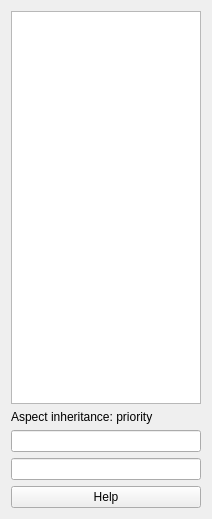
              <widget class="QWidget" name="aspectrulem1">
               <property name="geometry">
                <rect>
                 <x>0</x>
                 <y>0</y>
                 <width>212</width>
                 <height>519</height>
                </rect>
               </property>
               <attribute name="label">
                <string>Aspectrule</string>
               </attribute>
               <layout class="QVBoxLayout" name="verticalLayout_11">
                <item>
                 <widget class="QTableView" name="tvaspectruleviewm1">
                  <property name="dragDropOverwriteMode">
                   <bool>false</bool>
                  </property>
                  <property name="alternatingRowColors">
                   <bool>true</bool>
                  </property>
                  <property name="selectionMode">
                   <enum>QAbstractItemView::MultiSelection</enum>
                  </property>
                  <property name="selectionBehavior">
                   <enum>QAbstractItemView::SelectRows</enum>
                  </property>
                  <property name="sortingEnabled">
                   <bool>true</bool>
                  </property>
                  <attribute name="horizontalHeaderShowSortIndicator" stdset="0">
                   <bool>true</bool>
                  </attribute>
                 </widget>
                </item>
                <item>
                 <widget class="QLabel" name="lprioritym1">
                  <property name="text">
                   <string>Aspect inheritance: priority</string>
                  </property>
                 </widget>
                </item>
                <item>
                 <widget class="QLineEdit" name="leprioritym1"/>
                </item>
                <item>
                 <widget class="QLineEdit" name="lepriorityresm1">
                  <property name="readOnly">
                   <bool>true</bool>
                  </property>
                 </widget>
                </item>
                <item>
                 <widget class="QPushButton" name="baspectrulehelpm1">
                  <property name="text">
                   <string>Help</string>
                  </property>
                  <property name="icon">
                   <iconset resource="icons.qrc">
                    <normaloff>:/icons/ihelp.png</normaloff>:/icons/ihelp.png</iconset>
                  </property>
                 </widget>
                </item>
               </layout>
              </widget>
